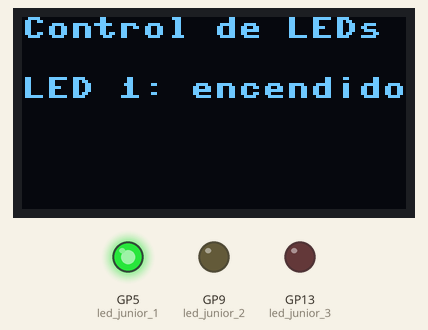
A program run on a simulated Raspberry Pi Pico running MicroPython. On the bench: 128×64 one-colour display, output pins drawn as LEDs (lit = HIGH). Wiring (from the project's diagram.json): green LED on GP5, yellow LED on GP9, red LED on GP13. Library files of the repository ran but are not shown: ssd1306.py; what the program prints to the serial console is not drawn.

Above: at 0.2 s.
At 5.2 s:
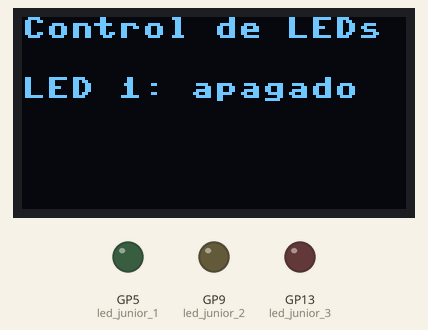
At 5.8 s:
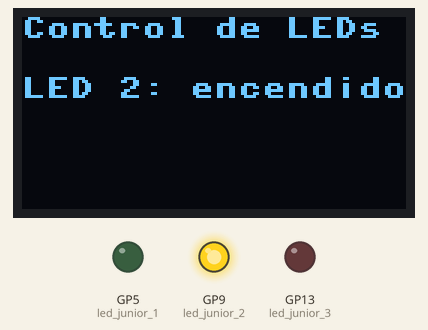
At 11.3 s:
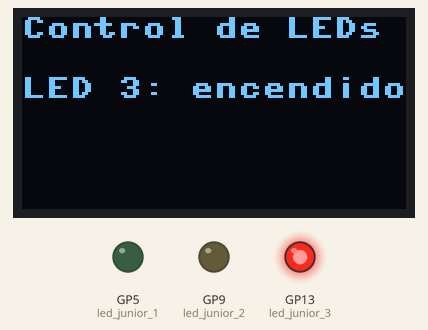
At 16.3 s:
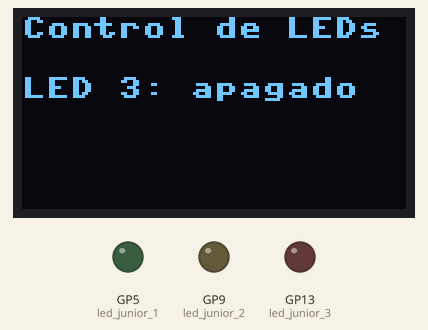
Timing chart, 0 to 40.0 s (numbered marks = the images above):
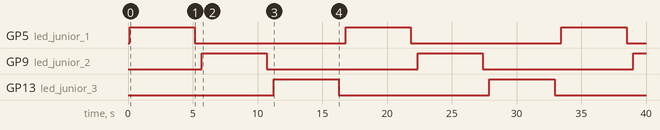

Measured:
- by itself, GP5 (led_junior_1), GP9 (led_junior_2), GP13 (led_junior_3): alternates HIGH for 5.0 s and LOW for 11.6 s
- by itself, everything shown: repeats every 16.7 s, in 6 steps
- what the display in image 0 shows lasts 5.0 s, from 0.2 s to 5.2 s
- what the display in image 1 shows lasts 0.5 s, from 5.2 s to 5.7 s

The program:

main.py
```python
import machine
import time
from machine import Pin, I2C
import ssd1306  # Asegúrate de que el archivo ssd1306.py esté cargado

time.sleep(0.1)  # Espera a que el USB esté listo

print("Hello, Pi Pico!")

# Inicialización de los LEDs
led_junior_1 = Pin(5, Pin.OUT)
led_junior_2 = Pin(9, Pin.OUT)
led_junior_3 = Pin(13, Pin.OUT)

# Configuración de la pantalla OLED (I2C)
i2c = I2C(0, scl=Pin(1), sda=Pin(0))  # Usa los pines GP1 (SCL) y GP0 (SDA)
oled = ssd1306.SSD1306_I2C(128, 64, i2c)  # Tamaño típico: 128x64

def mostrar_estado(led_num, estado):
    oled.fill(0)  # Limpia la pantalla
    mensaje = f"LED {led_num}: {estado}"
    oled.text("Control de LEDs", 0, 0)
    oled.text(mensaje, 0, 20)
    oled.show()

while True:
    # LED 1
    led_junior_1.on()
    print("verde encendido")
    mostrar_estado(1, "encendido")
    time.sleep(5)
    led_junior_1.off()
    print("verde apagado")
    mostrar_estado(1, "apagado")
    time.sleep(0.5)

    # LED 2
    led_junior_2.on()
    print("verde encendido")
    mostrar_estado(2, "encendido")
    time.sleep(5)
    led_junior_2.off()
    print("verde apagado")
    mostrar_estado(2, "apagado")
    time.sleep(0.5)

    # LED 3
    led_junior_3.on()
    print("verde encendido")
    mostrar_estado(3, "encendido")
    time.sleep(5)
    led_junior_3.off()
    print("verde apagado")
    mostrar_estado(3, "apagado")
    time.sleep(0.5)
```
